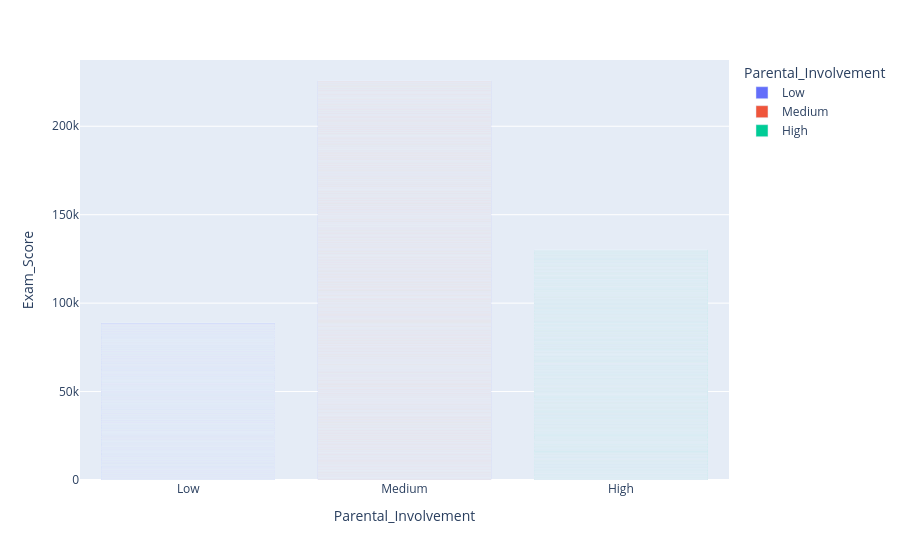

This figure's notebook cell:
### Code cell
px.bar(df,x='Parental_Involvement',y='Exam_Score', 

color='Parental_Involvement').show()

### Figure 1 — Plotly figure (JSON) as saved in the notebook; plotly's stock layout.template omitted (floating-point values rounded to 4 significant figures; data arrays with more than 128 entries replaced by an {"elided": "..."} marker saying what was removed)
{"data": [{"hovertemplate": "Parental_Involvement=%{x}<br>Exam_Score=%{y}<extra></extra>", "legendgroup": "Low", "marker": {"color": "#636efa", "pattern": {"shape": ""}}, "name": "Low", "orientation": "v", "showlegend": true, "textposition": "auto", "type": "bar", "x": {"elided": "1337 str values"}, "xaxis": "x", "y": {"elided": "1337 int values"}, "yaxis": "y"}, {"hovertemplate": "Parental_Involvement=%{x}<br>Exam_Score=%{y}<extra></extra>", "legendgroup": "Medium", "marker": {"color": "#EF553B", "pattern": {"shape": ""}}, "name": "Medium", "orientation": "v", "showlegend": true, "textposition": "auto", "type": "bar", "x": {"elided": "3362 str values"}, "xaxis": "x", "y": {"elided": "3362 int values"}, "yaxis": "y"}, {"hovertemplate": "Parental_Involvement=%{x}<br>Exam_Score=%{y}<extra></extra>", "legendgroup": "High", "marker": {"color": "#00cc96", "pattern": {"shape": ""}}, "name": "High", "orientation": "v", "showlegend": true, "textposition": "auto", "type": "bar", "x": {"elided": "1908 str values"}, "xaxis": "x", "y": {"elided": "1908 int values"}, "yaxis": "y"}], "layout": {"barmode": "relative", "legend": {"title": {"text": "Parental_Involvement"}, "tracegroupgap": 0}, "margin": {"t": 60}, "xaxis": {"anchor": "y", "categoryarray": ["Low", "Medium", "High"], "categoryorder": "array", "domain": [0, 1], "title": {"text": "Parental_Involvement"}}, "yaxis": {"anchor": "x", "domain": [0, 1], "title": {"text": "Exam_Score"}}}}
